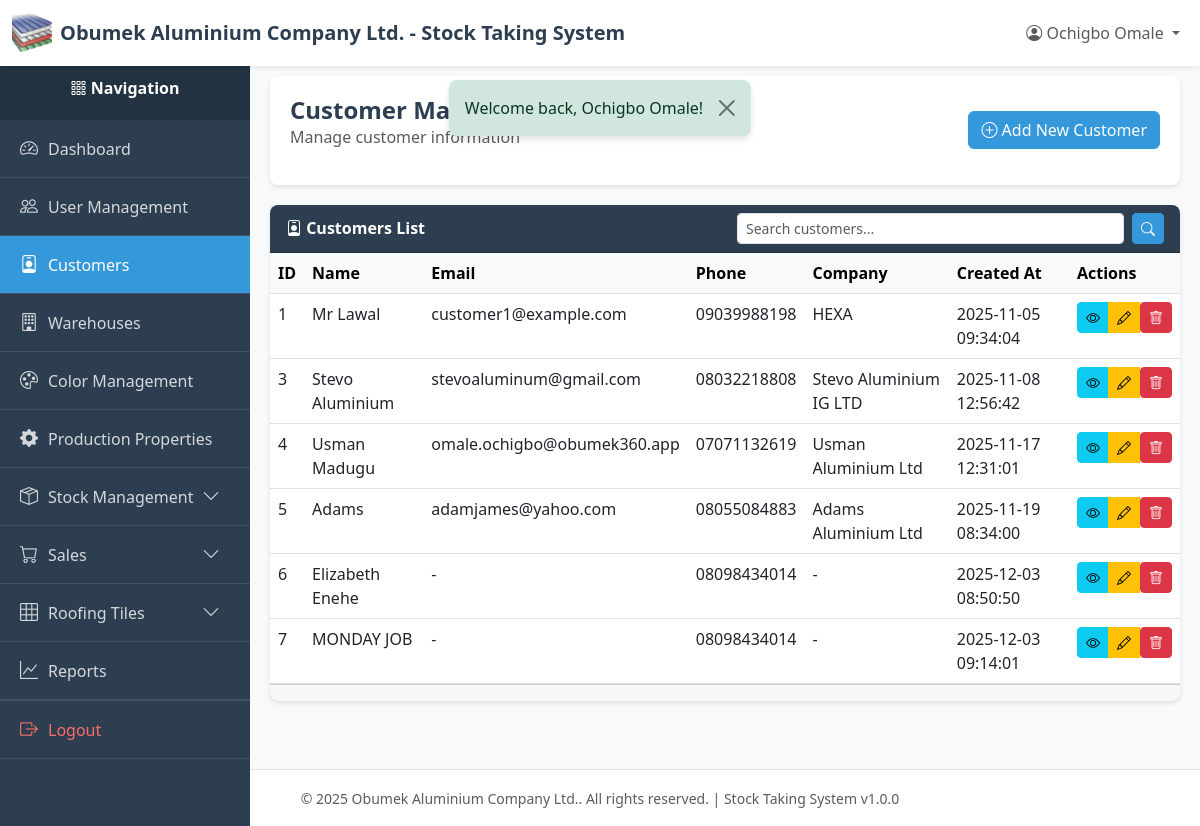
The app's page /index.php?page=customers (signed in), older data.
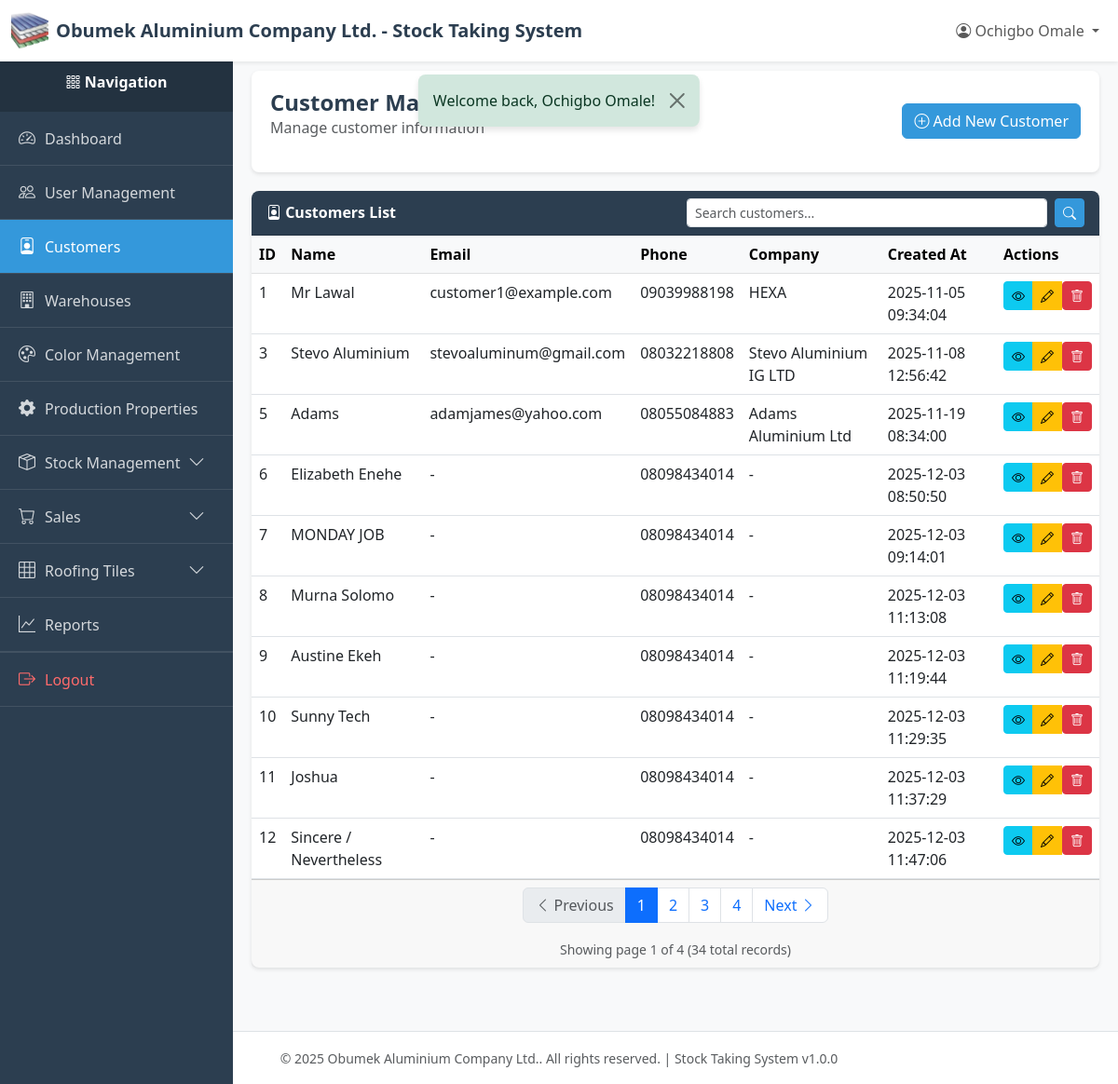
The same page, newer data.
### tables this page shows
CREATE TABLE `users` (
  `id` int(11) NOT NULL,
  `email` varchar(255) NOT NULL,
  `password` varchar(255) NOT NULL,
  `name` varchar(255) NOT NULL,
  `role` varchar(50) NOT NULL DEFAULT 'viewer',
  `created_at` timestamp NOT NULL DEFAULT current_timestamp(),
  `updated_at` timestamp NULL DEFAULT NULL ON UPDATE current_timestamp(),
  `deleted_at` timestamp NULL DEFAULT NULL
);

CREATE TABLE `customers` (
  `id` int(11) NOT NULL,
  `name` varchar(255) NOT NULL,
  `email` varchar(255) DEFAULT NULL,
  `phone` varchar(50) NOT NULL,
  `address` text DEFAULT NULL,
  `company` varchar(255) DEFAULT NULL,
  `created_by` int(11) NOT NULL,
  `created_at` timestamp NOT NULL DEFAULT current_timestamp(),
  `updated_at` timestamp NULL DEFAULT NULL ON UPDATE current_timestamp(),
  `deleted_at` timestamp NULL DEFAULT NULL
);

### index.php (called while the page is built, shortened)
<?php
require_once __DIR__ . '/utils/auth_middleware.php';
require_once __DIR__ . '/controllers/routes.php';

### utils/auth_middleware.php (called while the page is built, shortened)
<?php
function hasPermission($module, $action = ACTION_VIEW) {
    if (isset($_SESSION['user_role']) && $_SESSION['user_role'] === ROLE_SUPER_ADMIN) {
        return true;
    }
    $permissions = $_SESSION['permissions'];
    return in_array($action, $permissions[$module]);
}
function getCurrentUser() {
    return [
        'id' => $_SESSION['user_id'],
        'email' => $_SESSION['user_email'],
        'name' => $_SESSION['user_name'] ?? '',
        'role' => $_SESSION['user_role'] ?? '',
        'permissions' => $_SESSION['permissions'] ?? []
    ];
}

### models/customer.php (called while the page is built, shortened)
<?php
require_once __DIR__ . '/../config/db.php';
class Customer {
    private $db;
    private $table = 'customers';
    public function __construct() {
        $this->db = Database::getInstance()->getConnection();
    }
    public function getAll($limit = RECORDS_PER_PAGE, $offset = 0) {
        try {
            $sql = "SELECT c.*, u.name as created_by_name
                    FROM {$this->table} c
                    LEFT JOIN users u ON c.created_by = u.id
                    WHERE c.deleted_at IS NULL
                    ORDER BY c.id ASC
                    LIMIT :limit OFFSET :offset";
            $stmt = $this->db->prepare($sql);
            $stmt->bindValue(':limit', $limit, PDO::PARAM_INT);
            $stmt->bindValue(':offset', $offset, PDO::PARAM_INT);
            $stmt->execute();
            return $stmt->fetchAll();
        } catch (PDOException $e) {
            error_log("Customer fetch error: " . $e->getMessage());
            return [];
        }
    }
    public function count() {
        try {
            $sql = "SELECT COUNT(*) as total FROM {$this->table} WHERE deleted_at IS NULL";
            $stmt = $this->db->query($sql);
            $result = $stmt->fetch();
            return $result['total'] ?? 0;
        } catch (PDOException $e) {
            error_log("Customer count error: " . $e->getMessage());
            return 0;
        }
    }
}

### config/db.php (called while the page is built, shortened)
<?php
class Database {
    private static $instance = null;
    private $connection;
    private $host = 'localhost';
    private $db_name = 'obumuvcg_stockdb';
    private $username = 'root';
    private $password = '';
    private $charset = 'utf8mb4';
    private function __construct() {
        try {
            $dsn = "mysql:host={$this->host};dbname={$this->db_name};charset={$this->charset}";
            $options = [
                PDO::ATTR_ERRMODE            => PDO::ERRMODE_EXCEPTION,
                PDO::ATTR_DEFAULT_FETCH_MODE => PDO::FETCH_ASSOC,
                PDO::ATTR_EMULATE_PREPARES   => false,
            ];
            $this->connection = new PDO($dsn, $this->username, $this->password, $options);
        } catch (PDOException $e) {
            error_log("Database Connection Error: " . $e->getMessage());
            die("Database connection failed. Please contact the administrator.");
        }
    }
    public static function getInstance() {
        if (self::$instance === null) {
            self::$instance = new self();
        }
        return self::$instance;
    }
    public function getConnection() {
        return $this->connection;
    }
}

### utils/helpers.php (called while the page is built, shortened)
<?php
function formatDate($date, $format = 'Y-m-d H:i:s')
{
    $timestamp = strtotime($date);
    return $timestamp ? date($format, $timestamp) : $date;
}
function getPaginationData($total, $page = 1, $perPage = RECORDS_PER_PAGE)
{
    $totalPages = ceil($total / $perPage);
    $page = max(1, min($page, $totalPages));
    $offset = ($page - 1) * $perPage;
    return [
        'total' => $total,
        'per_page' => $perPage,
        'current_page' => $page,
        'total_pages' => $totalPages,
        'offset' => $offset,
        'has_previous' => $page > 1,
        'has_next' => $page < $totalPages,
    ];
}

### views/customers/index.php (the view, shortened to what the changed rows need)
<?php
require_once __DIR__ . '/../../config/db.php';
require_once __DIR__ . '/../../models/customer.php';
require_once __DIR__ . '/../../utils/helpers.php';
$currentPage = isset($_GET['page_num']) ? (int)$_GET['page_num'] : 1;
$searchQuery = $_GET['search'] ?? '';
$customerModel = new Customer();
if (!empty($searchQuery)) {
    $customers = $customerModel->search($searchQuery, RECORDS_PER_PAGE, ($currentPage - 1) * RECORDS_PER_PAGE);
    $totalCustomers = $customerModel->countSearch($searchQuery);
} else {
    $customers = $customerModel->getAll(RECORDS_PER_PAGE, ($currentPage - 1) * RECORDS_PER_PAGE);
    $totalCustomers = $customerModel->count();
}
$paginationData = getPaginationData($totalCustomers, $currentPage);
require_once __DIR__ . '/../../layout/header.php';
?>
<div class="content-wrapper">
    <div class="page-header">
        <div class="d-flex justify-content-between align-items-center">
            <div>
                <h1 class="page-title">Customer Management</h1>
            </div>
        </div>
    </div>
    <div class="card">
        <div class="card-header">
            <div class="row align-items-center">
            </div>
        </div>
        <div class="card-body p-0">
            <?php if (empty($customers)): ?>
            <div class="alert alert-info m-3">
                <i class="bi bi-info-circle"></i> No customers found.
            </div>
            <?php else: ?>
            <div class="table-responsive">
                <table class="table table-hover mb-0">
                    <thead class="table-light">
                        <tr>
                            <th>ID</th>
                            <th>Name</th>
                            <th>Email</th>
                            <th>Phone</th>
                            <th>Company</th>
                            <th>Created At</th>
                            <th>Actions</th>
                        </tr>
                    </thead>
                    <tbody>
                        <?php foreach ($customers as $customer): ?>
                        <tr>
                            <td><?php echo $customer['id']; ?></td>
                            <td><?php echo htmlspecialchars($customer['name']); ?></td>
                            <td><?php echo htmlspecialchars($customer['email'] ?? '-'); ?></td>
                            <td><?php echo htmlspecialchars($customer['phone']); ?></td>
                            <td><?php echo htmlspecialchars($customer['company'] ?? '-'); ?></td>
                            <td><?php echo formatDate($customer['created_at']); ?></td>
                            <td>
                                <?php
                                $id = $customer['id'];
                                $canView = hasPermission(MODULE_CUSTOMER_MANAGEMENT, ACTION_VIEW);
                                $canEdit = hasPermission(MODULE_CUSTOMER_MANAGEMENT, ACTION_EDIT);
                                $canDelete = hasPermission(MODULE_CUSTOMER_MANAGEMENT, ACTION_DELETE);
                                include __DIR__ . '/../../layout/quick_action_buttons.php';
                                ?>
                            </td>
                        </tr>
                        <?php endforeach; ?>
                    </tbody>
                </table>
            </div>
            <?php endif; ?>
        </div>
        <?php if (!empty($customers)): ?>
        <div class="card-footer">
            <?php $queryParams = $_GET; include __DIR__ . '/../../layout/pagination.php'; ?>
        </div>
        <?php endif; ?>
    </div>
</div>
<?php require_once __DIR__ . '/../../layout/footer.php'; ?>

### layout/header.php (shortened to what the changed rows need)
<?php
require_once __DIR__ . '/../utils/helpers.php';
$currentUser = getCurrentUser();
?>
<!DOCTYPE html>
<html lang="en">
<head>
    <link href="https://cdn.jsdelivr.net/npm/bootstrap@5.3.0/dist/css/bootstrap.min.css" rel="stylesheet">
    <link rel="stylesheet" href="https://cdn.jsdelivr.net/npm/bootstrap-icons@1.10.0/font/bootstrap-icons.css">
    <link rel="stylesheet" href="/new-stock-system/assets/css/responsive.css">
</head>
<body>
    <nav class="navbar navbar-expand-lg navbar-light bg-white shadow-sm fixed-top">
        <div class="container-fluid">
            <div class="collapse navbar-collapse" id="navbarNav">
                <ul class="navbar-nav ms-auto">
                    <?php if ($currentUser): ?>
                        <li class="nav-item dropdown">
                            <a class="nav-link dropdown-toggle" href="#" id="userDropdown" role="button" data-bs-toggle="dropdown">
                                <i class="bi bi-person-circle"></i> <?php echo htmlspecialchars(
                                    $currentUser['name'],
                                ); ?>
                            </a>
                        </li>
                    <?php endif; ?>
                </ul>
            </div>
        </div>
    </nav>

### layout/quick_action_buttons.php (shortened to what the changed rows need)
<?php
$id = $id ?? 0;
$module = $module ?? '';
$canView = $canView ?? true;
$canEdit = $canEdit ?? true;
$canDelete = $canDelete ?? true;
?>
<div class="btn-group btn-group-sm" role="group">
    <?php if ($canView): ?>
    <a href="/new-stock-system/index.php?page=<?php echo $module; ?>_view&id=<?php echo $id; ?>"
       class="btn btn-info btn-sm"
       title="View Details">
        <i class="bi bi-eye"></i>
    </a>
    <?php endif; ?>
    <?php if ($canEdit): ?>
    <a href="/new-stock-system/index.php?page=<?php echo $module; ?>_edit&id=<?php echo $id; ?>"
       class="btn btn-warning btn-sm"
       title="Edit">
        <i class="bi bi-pencil"></i>
    </a>
    <?php endif; ?>
    <?php if ($canDelete): ?>
    <form method="POST"
          action="/new-stock-system/controllers/<?php echo $module; ?>/delete/index.php"
          style="display: inline;"
          onsubmit="return confirmDelete();">
        <button type="submit" class="btn btn-danger btn-sm" title="Delete">
            <i class="bi bi-trash"></i>
        </button>
    </form>
    <?php endif; ?>
</div>

### layout/pagination.php (shortened to what the changed rows need)
<?php
$paginationData = $paginationData ?? [];
$queryParams = $queryParams ?? [];
if (empty($paginationData) || $paginationData['total_pages'] <= 1) {
    return;
}
$currentPage = $paginationData['current_page'];
$totalPages = $paginationData['total_pages'];
$hasPrevious = $paginationData['has_previous'];
$hasNext = $paginationData['has_next'];
function buildPaginationUrl($pageNum, $params) {
    $params['page_num'] = $pageNum;
    return '/new-stock-system/index.php?' . http_build_query($params);
}
?>
<nav aria-label="Page navigation">
    <ul class="pagination justify-content-center">
        <li class="page-item <?php echo !$hasPrevious ? 'disabled' : ''; ?>">
            <a class="page-link" href="<?php echo $hasPrevious ? buildPaginationUrl($currentPage - 1, $queryParams) : '#'; ?>">
                <i class="bi bi-chevron-left"></i> Previous
            </a>
        </li>
        <?php
        $range = 2;
        $start = max(1, $currentPage - $range);
        $end = min($totalPages, $currentPage + $range);
            ?>
            <?php
        for ($i = $start; $i <= $end; $i++) {
            ?>
            <li class="page-item <?php echo $i === $currentPage ? 'active' : ''; ?>">
                <a class="page-link" href="<?php echo buildPaginationUrl($i, $queryParams); ?>"><?php echo $i; ?></a>
            </li>
            <?php
        }
        if ($end < $totalPages) {
            ?>
            <li class="page-item">
                <a class="page-link" href="<?php echo buildPaginationUrl($totalPages, $queryParams); ?>"><?php echo $totalPages; ?></a>
            </li>
            <?php
        }
        ?>
        <li class="page-item <?php echo !$hasNext ? 'disabled' : ''; ?>">
            <a class="page-link" href="<?php echo $hasNext ? buildPaginationUrl($currentPage + 1, $queryParams) : '#'; ?>">
                Next <i class="bi bi-chevron-right"></i>
            </a>
        </li>
    </ul>
    <div class="text-center text-muted mt-2">
        <small>
            Showing page <?php echo $currentPage; ?> of <?php echo $totalPages; ?>
            (<?php echo $paginationData['total']; ?> total records)
        </small>
    </div>
</nav>

Row changes from the older to the newer data that the page shows:
no longer on this page (row unchanged): users: name "Ochigbo Omale"
no longer on this page (row edited): customers: id "4", name "Usman Madugu", email "omale.ochigbo@obumek360.app", phone "07071132619", company "Usman Aluminium Ltd", created_at "2025-11-17 12:31:01"
added customers: id "8", name "Murna Solomo", email "-", phone "08098434014", company "-", created_at "2025-12-03 11:13:08"
added customers: id "9", name "Austine Ekeh", email "-", phone "08098434014", company "-", created_at "2025-12-03 11:19:44"
added customers: id "10", name "Sunny Tech", email "-", phone "08098434014", company "-", created_at "2025-12-03 11:29:35"
added customers: id "11", name "Joshua", email "-", phone "08098434014", company "-", created_at "2025-12-03 11:37:29"
added customers: id "12", name "Sincere / Nevertheless", email "-", phone "08098434014", company "-", created_at "2025-12-03 11:47:06"
Text that changed along with them:
$currentUser['name']: (not shown) → "Ochigbo Omale"
$totalPages: (not shown) → "4"
$currentPage: (not shown) → "1"
$paginationData['total']: (not shown) → "34"
text now shown: "Previous Next Showing page of ( total records)"
new list line: "1"
new list line: "2"
new list line: "3"
